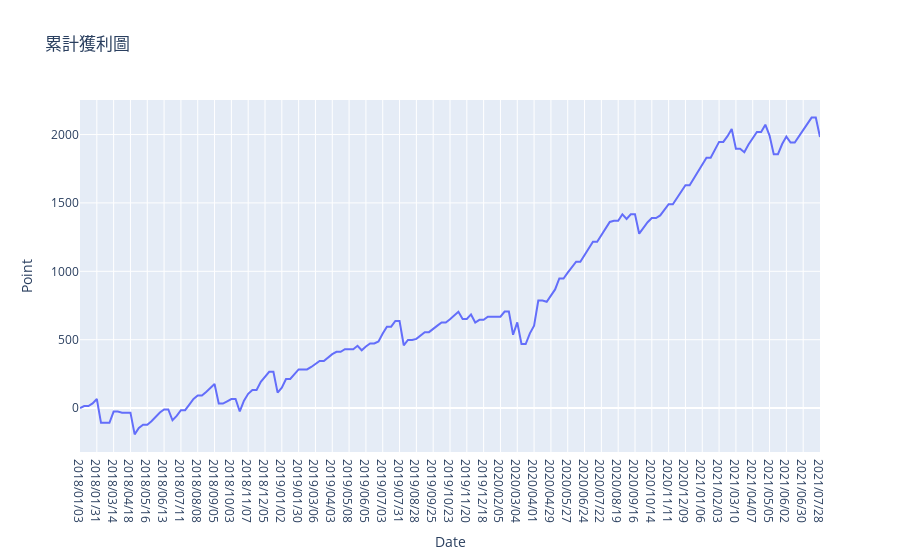

The notebook cell saved with this chart:
### Code cell
"""
策略測試
"""
strike_price_sdf = select_strike_price(day_of_week_sdf,300,100)
result_sdf = execution_strategy(strike_price_sdf,"賣權",1,False)
visualize(result_sdf,)

### Figure 1 — Plotly figure (JSON) as saved in the notebook; plotly's stock layout.template omitted (floating-point values rounded to 4 significant figures; data arrays with more than 128 entries replaced by an {"elided": "..."} marker saying what was removed)
{"data": [{"type": "scatter", "x": {"elided": "177 str values"}, "y": {"elided": "177 float values"}}], "layout": {"title": {"text": "累計獲利圖"}, "xaxis": {"title": {"text": "Date"}}, "yaxis": {"title": {"text": "Point"}}}}
